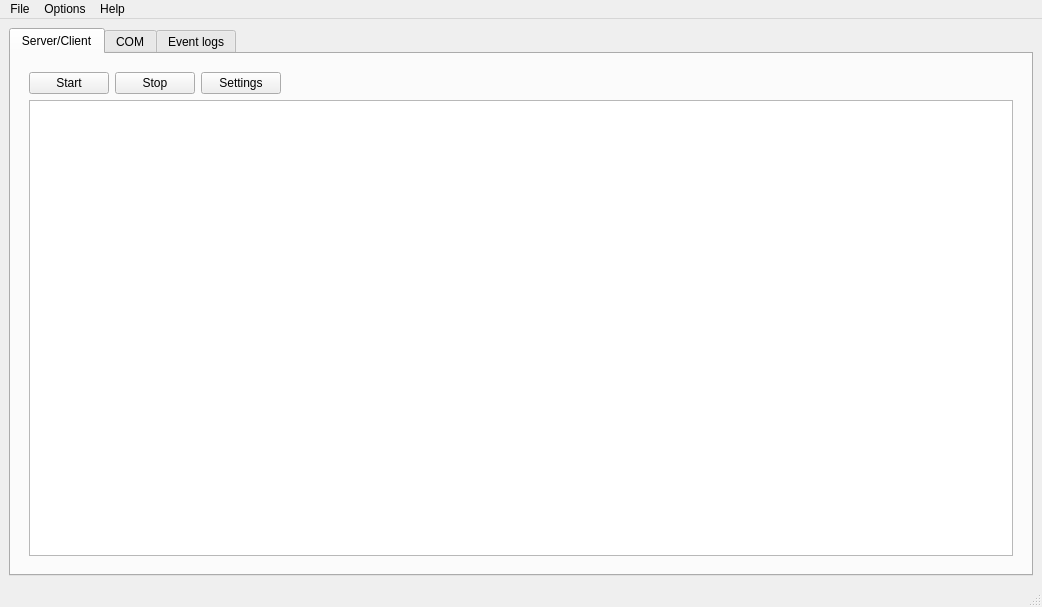
<?xml version="1.0" encoding="UTF-8"?>
<ui version="4.0">
 <class>MainWindow</class>
 <widget class="QMainWindow" name="MainWindow">
  <property name="geometry">
   <rect>
    <x>0</x>
    <y>0</y>
    <width>1042</width>
    <height>607</height>
   </rect>
  </property>
  <property name="windowTitle">
   <string>VCenter Monitor</string>
  </property>
  <property name="windowIcon">
   <iconset>
    <normaloff>icon/Activity Monitor (1).png</normaloff>icon/Activity Monitor (1).png</iconset>
  </property>
  <widget class="QWidget" name="centralwidget">
   <layout class="QHBoxLayout" name="horizontalLayout_3">
    <item>
     <widget class="QTabWidget" name="MainTap">
      <property name="tabPosition">
       <enum>QTabWidget::North</enum>
      </property>
      <property name="currentIndex">
       <number>0</number>
      </property>
      <widget class="QWidget" name="tabConnection">
       <attribute name="title">
        <string>Server/Client</string>
       </attribute>
       <layout class="QVBoxLayout" name="verticalLayout">
        <item>
         <widget class="QWidget" name="widgetCom" native="true">
          <layout class="QGridLayout" name="gridLayout_3">
           <item row="0" column="0">
            <layout class="QHBoxLayout" name="horizontalLayout">
             <item>
              <widget class="QPushButton" name="btnServerStart">
               <property name="cursor">
                <cursorShape>PointingHandCursor</cursorShape>
               </property>
               <property name="text">
                <string>Start</string>
               </property>
               <property name="icon">
                <iconset resource="resource.qrc">
                 <normaloff>:/icon/icon/turn_on_off_power-32.png</normaloff>:/icon/icon/turn_on_off_power-32.png</iconset>
               </property>
              </widget>
             </item>
             <item>
              <widget class="QPushButton" name="btnServerStop">
               <property name="cursor">
                <cursorShape>PointingHandCursor</cursorShape>
               </property>
               <property name="text">
                <string>Stop</string>
               </property>
               <property name="icon">
                <iconset resource="resource.qrc">
                 <normaloff>:/icon/icon/turn_off_on_power-32.png</normaloff>:/icon/icon/turn_off_on_power-32.png</iconset>
               </property>
              </widget>
             </item>
             <item>
              <widget class="QPushButton" name="btnSetting">
               <property name="cursor">
                <cursorShape>PointingHandCursor</cursorShape>
               </property>
               <property name="text">
                <string>Settings</string>
               </property>
               <property name="icon">
                <iconset resource="resource.qrc">
                 <normaloff>:/icon/icon/seo2-18-32.png</normaloff>:/icon/icon/seo2-18-32.png</iconset>
               </property>
              </widget>
             </item>
             <item>
              <spacer name="horizontalSpacer_2">
               <property name="orientation">
                <enum>Qt::Horizontal</enum>
               </property>
               <property name="sizeHint" stdset="0">
                <size>
                 <width>40</width>
                 <height>20</height>
                </size>
               </property>
              </spacer>
             </item>
            </layout>
           </item>
           <item row="1" column="0">
            <widget class="QListView" name="grvClients"/>
           </item>
          </layout>
         </widget>
        </item>
       </layout>
      </widget>
      <widget class="QWidget" name="tabCOM">
       <attribute name="title">
        <string>COM</string>
       </attribute>
       <layout class="QGridLayout" name="gridLayout">
        <item row="0" column="0">
         <layout class="QHBoxLayout" name="horizontalLayout_5">
          <item>
           <layout class="QVBoxLayout" name="verticalLayout_3">
            <item>
             <layout class="QVBoxLayout" name="verticalLayout_2">
              <item>
               <widget class="QComboBox" name="cbbConnections">
                <property name="sizePolicy">
                 <sizepolicy hsizetype="Fixed" vsizetype="Fixed">
                  <horstretch>0</horstretch>
                  <verstretch>0</verstretch>
                 </sizepolicy>
                </property>
               </widget>
              </item>
              <item>
               <layout class="QHBoxLayout" name="horizontalLayout_4">
                <item>
                 <widget class="QLineEdit" name="txtMessage"/>
                </item>
               </layout>
              </item>
             </layout>
            </item>
            <item>
             <layout class="QHBoxLayout" name="horizontalLayout_6">
              <item>
               <widget class="QPushButton" name="btnSendMessage">
                <property name="sizePolicy">
                 <sizepolicy hsizetype="Minimum" vsizetype="Fixed">
                  <horstretch>0</horstretch>
                  <verstretch>0</verstretch>
                 </sizepolicy>
                </property>
                <property name="text">
                 <string>Send</string>
                </property>
                <property name="icon">
                 <iconset resource="resource.qrc">
                  <normaloff>:/icon/icon/17-48.png</normaloff>:/icon/icon/17-48.png</iconset>
                </property>
                <property name="autoDefault">
                 <bool>false</bool>
                </property>
                <property name="default">
                 <bool>false</bool>
                </property>
                <property name="flat">
                 <bool>false</bool>
                </property>
               </widget>
              </item>
              <item>
               <spacer name="horizontalSpacer_3">
                <property name="orientation">
                 <enum>Qt::Horizontal</enum>
                </property>
                <property name="sizeHint" stdset="0">
                 <size>
                  <width>40</width>
                  <height>20</height>
                 </size>
                </property>
               </spacer>
              </item>
             </layout>
            </item>
            <item>
             <spacer name="verticalSpacer">
              <property name="orientation">
               <enum>Qt::Vertical</enum>
              </property>
              <property name="sizeHint" stdset="0">
               <size>
                <width>20</width>
                <height>40</height>
               </size>
              </property>
             </spacer>
            </item>
           </layout>
          </item>
          <item>
           <widget class="QTextEdit" name="txtOutput"/>
          </item>
         </layout>
        </item>
       </layout>
      </widget>
      <widget class="QWidget" name="tapEvent">
       <attribute name="title">
        <string>Event logs</string>
       </attribute>
       <layout class="QGridLayout" name="gridLayout_2">
        <item row="0" column="0">
         <widget class="QSplitter" name="splitter">
          <property name="orientation">
           <enum>Qt::Vertical</enum>
          </property>
          <widget class="QWidget" name="layoutWidget">
           <layout class="QVBoxLayout" name="verticalLayout_4">
            <item>
             <widget class="QLabel" name="label">
              <property name="text">
               <string>Run time</string>
              </property>
             </widget>
            </item>
            <item>
             <widget class="QPlainTextEdit" name="txtRuntime"/>
            </item>
           </layout>
          </widget>
          <widget class="QWidget" name="layoutWidget">
           <layout class="QVBoxLayout" name="verticalLayout_5">
            <item>
             <layout class="QHBoxLayout" name="horizontalLayout_2">
              <item>
               <widget class="QDateTimeEdit" name="txtFromDate"/>
              </item>
              <item>
               <widget class="QDateTimeEdit" name="txtToDate"/>
              </item>
              <item>
               <widget class="QPushButton" name="btnSearchLog">
                <property name="text">
                 <string>Search</string>
                </property>
                <property name="icon">
                 <iconset resource="resource.qrc">
                  <normaloff>:/icon/icon/Search-48.png</normaloff>:/icon/icon/Search-48.png</iconset>
                </property>
               </widget>
              </item>
              <item>
               <spacer name="horizontalSpacer">
                <property name="orientation">
                 <enum>Qt::Horizontal</enum>
                </property>
                <property name="sizeHint" stdset="0">
                 <size>
                  <width>40</width>
                  <height>20</height>
                 </size>
                </property>
               </spacer>
              </item>
             </layout>
            </item>
            <item>
             <widget class="QListView" name="grvEvents"/>
            </item>
           </layout>
          </widget>
         </widget>
        </item>
       </layout>
      </widget>
     </widget>
    </item>
   </layout>
  </widget>
  <widget class="QMenuBar" name="menubar">
   <property name="geometry">
    <rect>
     <x>0</x>
     <y>0</y>
     <width>1042</width>
     <height>21</height>
    </rect>
   </property>
   <widget class="QMenu" name="menuFile">
    <property name="title">
     <string>File</string>
    </property>
    <addaction name="actionStart"/>
    <addaction name="actionStop_Server"/>
    <addaction name="actionQuit"/>
   </widget>
   <widget class="QMenu" name="menuAbout">
    <property name="title">
     <string>Help</string>
    </property>
    <addaction name="actionAbout"/>
   </widget>
   <widget class="QMenu" name="menuOptions">
    <property name="title">
     <string>Options</string>
    </property>
   </widget>
   <addaction name="menuFile"/>
   <addaction name="menuOptions"/>
   <addaction name="menuAbout"/>
  </widget>
  <widget class="QStatusBar" name="statusbar"/>
  <action name="actionQuit">
   <property name="icon">
    <iconset resource="resource.qrc">
     <normaloff>:/icon/icon/logout-16.png</normaloff>:/icon/icon/logout-16.png</iconset>
   </property>
   <property name="text">
    <string>Exit</string>
   </property>
   <property name="shortcut">
    <string>Ctrl+Q</string>
   </property>
  </action>
  <action name="actionOptions">
   <property name="text">
    <string>Options</string>
   </property>
  </action>
  <action name="actionAbout">
   <property name="text">
    <string>About</string>
   </property>
  </action>
  <action name="actionStart">
   <property name="icon">
    <iconset resource="resource.qrc">
     <normaloff>:/icon/icon/turn_on_off_power-16.png</normaloff>:/icon/icon/turn_on_off_power-16.png</iconset>
   </property>
   <property name="text">
    <string>Start</string>
   </property>
   <property name="shortcut">
    <string/>
   </property>
  </action>
  <action name="actionStop_Server">
   <property name="icon">
    <iconset resource="resource.qrc">
     <normaloff>:/icon/icon/turn_off_on_power-16.png</normaloff>:/icon/icon/turn_off_on_power-16.png</iconset>
   </property>
   <property name="text">
    <string>Stop</string>
   </property>
   <property name="shortcut">
    <string>Ctrl+Alt+T</string>
   </property>
  </action>
 </widget>
 <resources>
  <include location="resource.qrc"/>
 </resources>
 <connections/>
</ui>
